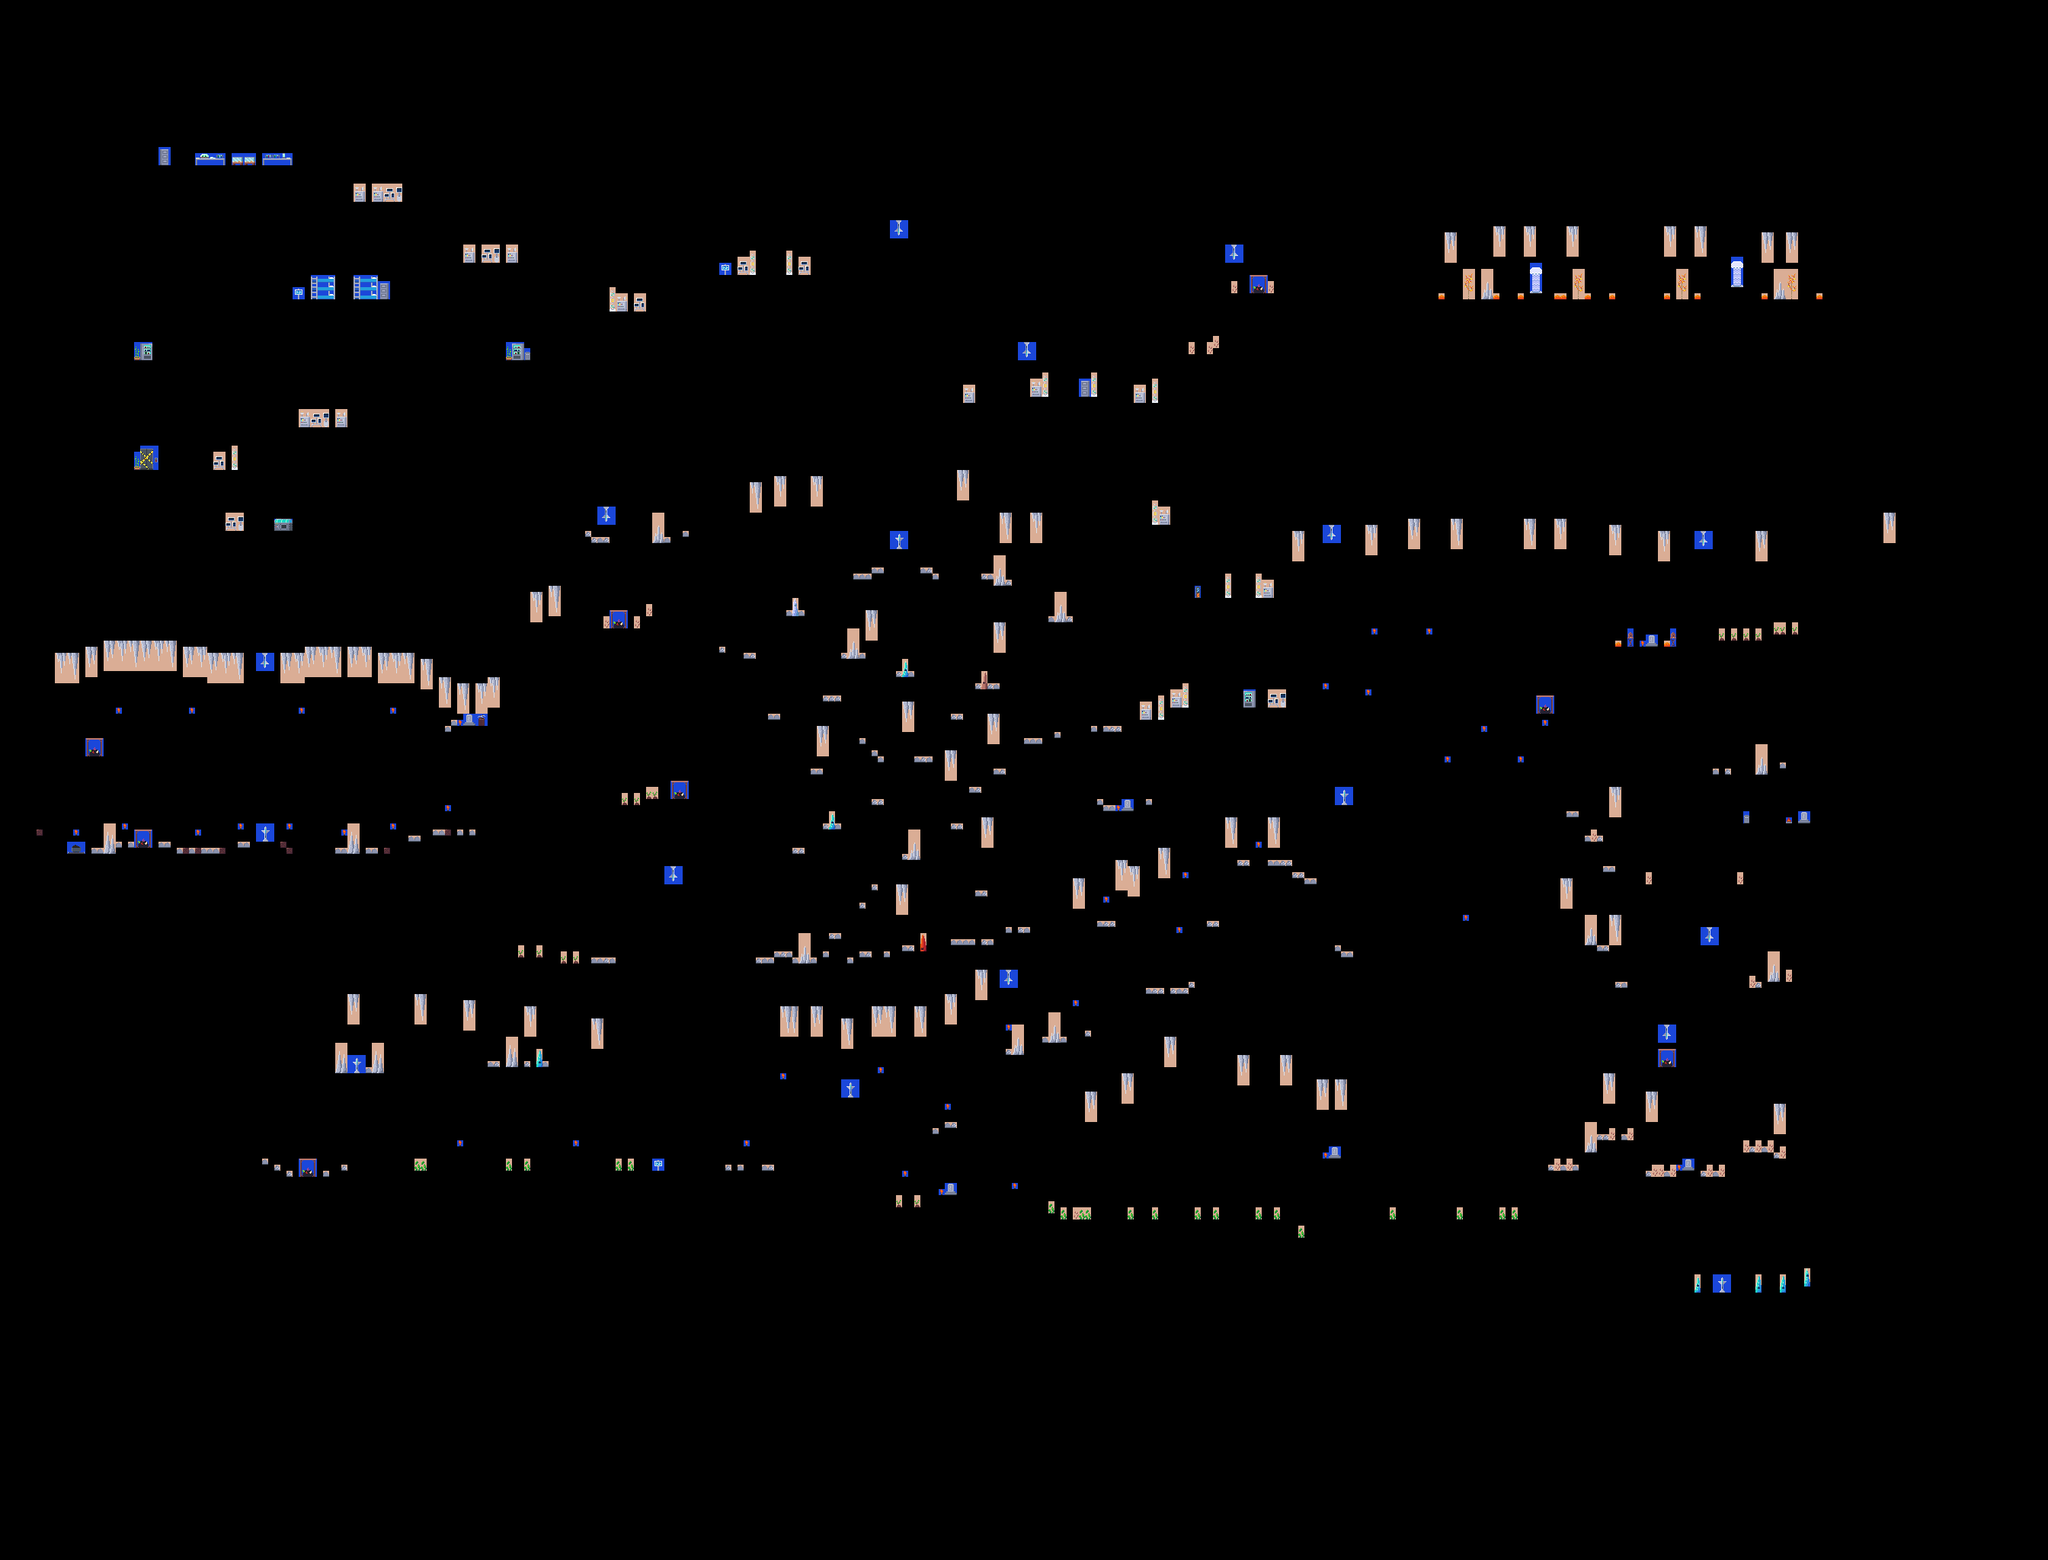

This is a level from a 2D game, rendered from its Tiled map with the project's own tilesets. A one-line summary and the map file follow, with tile-layer data summarised:
An orthogonal 336x256 tile map with 8x8 px tiles, 1 tile layer (ADDON), 8 hidden layers not drawn, 3 tilesets and 443 objects.

<map version="1.4" tiledversion="1.4.2" orientation="orthogonal" renderorder="right-down" width="336" height="256" tilewidth="8" tileheight="8" infinite="0" nextlayerid="79" nextobjectid="488">
 <properties>
  <property name="darkLevel" value="0.6" />
  <property name="name" value="Second Stratum" />
  <property name="season" value="fall" />
 </properties>
 <tileset firstgid="1" name="updtileset" tilewidth="8" tileheight="8" spacing="2" margin="1" tilecount="600" columns="10">
  <image source="updtileset.png" trans="ff00ff" width="100" height="600" />
 </tileset>
 <tileset firstgid="601" name="z_town" tilewidth="8" tileheight="8" tilecount="4500" columns="125">
  <image source="towntileset.png" trans="ff00ff" width="1000" height="288" />
 </tileset>
 <tileset firstgid="5101" name="z_decor" tilewidth="8" tileheight="8" tilecount="18750" columns="125">
  <image source="decor_tileset.png" trans="ff00ff" width="1000" height="1200" />
 </tileset>
 <layer id="67" name="walls" width="336" height="256" visible="0" locked="1">
  <data>[86016 cells, 85013 non-empty, 28 distinct tile ids]</data>
 </layer>
 <layer id="71" name="decoration" width="336" height="256" visible="0" locked="1" offsetx="0" offsety="1">
  <data>[86016 cells, 454 non-empty, 87 distinct tile ids]</data>
 </layer>
 <layer id="68" name="base" width="336" height="256" visible="0" locked="1" offsetx="0" offsety="2.84217e-14">
  <data>[86016 cells, 61652 non-empty, 43 distinct tile ids]</data>
 </layer>
 <layer id="72" name="decoration_fg" width="336" height="256" visible="0" locked="1">
  <data>[86016 cells, 14 non-empty, 2 distinct tile ids]</data>
 </layer>
 <layer id="69" name="water" width="336" height="256" visible="0">
  <data>[86016 cells, 837 non-empty, 11 distinct tile ids]</data>
 </layer>
 <layer id="73" name="ADDON" width="336" height="256" locked="1" offsetx="0" offsety="1">
  <data>[86016 cells, 2250 non-empty, 237 distinct tile ids]</data>
 </layer>
 <layer id="74" name="grass" width="336" height="256" visible="0" locked="1" offsetx="0" offsety="4">
  <data>[86016 cells, 73 non-empty, 1 distinct tile ids]</data>
 </layer>
 <layer id="75" name="blocker" width="336" height="256" visible="0" locked="1">
  <data>[86016 cells, 375 non-empty, 1 distinct tile ids]</data>
 </layer>
 <layer id="78" name="fg_cave" width="336" height="256" visible="0" locked="1">
  <data>[86016 cells, 86016 non-empty, 1 distinct tile ids]</data>
 </layer>
 <objectgroup id="19" name="pathing" visible="0" locked="1" />
 <objectgroup id="18" name="subareas" visible="0" locked="1">
  <object id="5" x="0" y="5.45455" width="2690.42" height="2042.55">
   <properties>
    <property name="name" value="s2" />
   </properties>
  </object>
 </objectgroup>
 <objectgroup id="76" name="lighting" visible="0" locked="1" />
 <objectgroup id="7" name="fishingzones" visible="0" locked="1" />
 <objectgroup id="8" name="transitions" visible="0" locked="1">
  <object id="3" x="970.364" y="311.273" width="80.303" height="58.7273">
   <properties>
    <property name="animation" value="up" />
    <property name="areaSpawn" value="SPs3entrance" />
    <property name="areaTo" value="S3" />
    <property name="automatic" value="no" />
   </properties>
  </object>
  <object id="4" x="848.5" y="1456" width="76.75" height="92.25">
   <properties>
    <property name="animation" value="down" />
    <property name="areaSpawn" value="SPs1exit" />
    <property name="areaTo" value="S1" />
    <property name="automatic" value="no" />
   </properties>
  </object>
 </objectgroup>
 <objectgroup id="20" name="sounds" visible="0" locked="1" />
 <objectgroup id="15" name="zones" visible="0" locked="1" />
 <objectgroup id="16" name="cutscenes" visible="0" locked="1" />
 <objectgroup id="9" name="spawnzones" visible="0" locked="1">
  <object id="43" x="406.333" y="1279" width="392.242" height="103.132">
   <properties>
    <property name="stalactite" value="0.5" />
    <property name="type" value="ceiling" />
   </properties>
  </object>
  <object id="46" x="657.167" y="1494.67" width="46.075" height="53.1323">
   <properties>
    <property name="emerald_moss" value="0.7" />
    <property name="type" value="ground" />
   </properties>
  </object>
  <object id="47" x="800" y="1496" width="25.075" height="53.1323">
   <properties>
    <property name="emerald_moss" value="0.3" />
    <property name="type" value="ground" />
   </properties>
  </object>
  <object id="48" x="526.5" y="1492" width="34.575" height="58.6323">
   <properties>
    <property name="emerald_moss" value="0.3" />
    <property name="type" value="ground" />
   </properties>
  </object>
  <object id="49" x="930.907" y="1512.06" width="95.519" height="35.1288">
   <properties>
    <property name="cave_fungi" value="0.1" />
    <property name="iron_rock" value="0.2" />
    <property name="rock" value="0.4" />
    <property name="type" value="ground" />
   </properties>
  </object>
  <object id="50" x="1024" y="1288" width="240.242" height="103.132">
   <properties>
    <property name="stalactite" value="0.5" />
    <property name="type" value="ceiling" />
   </properties>
  </object>
  <object id="51" x="1264" y="1264" width="138.242" height="69.632">
   <properties>
    <property name="stalactite" value="0.2" />
    <property name="type" value="ceiling" />
   </properties>
  </object>
  <object id="52" x="1030.5" y="1424" width="113.519" height="35.1288">
   <properties>
    <property name="cave_fungi" value="0.05" />
    <property name="iron_rock" value="0.1" />
    <property name="rock" value="0.2" />
    <property name="type" value="ground" />
   </properties>
  </object>
  <object id="53" x="1152" y="1556" width="112.519" height="39.1288">
   <properties>
    <property name="cave_soybean" value="1.2" />
    <property name="type" value="ground" />
   </properties>
  </object>
  <object id="54" x="1296" y="1338.67" width="159.519" height="56.4621">
   <properties>
    <property name="iron_rock" value="0.1" />
    <property name="rock" value="0.3" />
    <property name="stalagmite" value="0.2" />
    <property name="type" value="ground" />
   </properties>
  </object>
  <object id="55" x="1440" y="1284" width="159.519" height="60.4621">
   <properties>
    <property name="iron_rock" value="0.2" />
    <property name="rock" value="0.2" />
    <property name="type" value="ground" />
   </properties>
  </object>
  <object id="56" x="1613.5" y="1112" width="115.519" height="63.9621">
   <properties>
    <property name="iron_rock" value="0.3" />
    <property name="rock" value="0.4" />
    <property name="type" value="ground" />
   </properties>
  </object>
  <object id="57" x="1740.5" y="1221" width="47.519" height="58.9621">
   <properties>
    <property name="iron_rock" value="0.8" />
    <property name="rock" value="0.1" />
    <property name="stalagmite" value="0.1" />
    <property name="type" value="ground" />
   </properties>
  </object>
  <object id="58" x="1216" y="1459.33" width="46.8523" height="37.1288">
   <properties>
    <property name="iron_rock" value="0.1" />
    <property name="rock" value="0.3" />
    <property name="type" value="ground" />
   </properties>
  </object>
  <object id="59" x="1304" y="1568" width="62.519" height="37.1288">
   <properties>
    <property name="iron_rock" value="0.1" />
    <property name="rock" value="0.3" />
    <property name="type" value="ground" />
   </properties>
  </object>
  <object id="60" x="1376" y="1568" width="348.075" height="45.6323">
   <properties>
    <property name="emerald_moss" value="1" />
    <property name="type" value="groundbridge" />
   </properties>
  </object>
  </objectgroup>
 <objectgroup id="6" name="waypoints" visible="0" locked="1">
  <!-- 4 objects omitted --></objectgroup>
 <objectgroup id="10" name="entity" visible="0" locked="1">
  <!-- 358 objects omitted --></objectgroup>
</map>
<!-- 424 of 443 objects omitted -->
